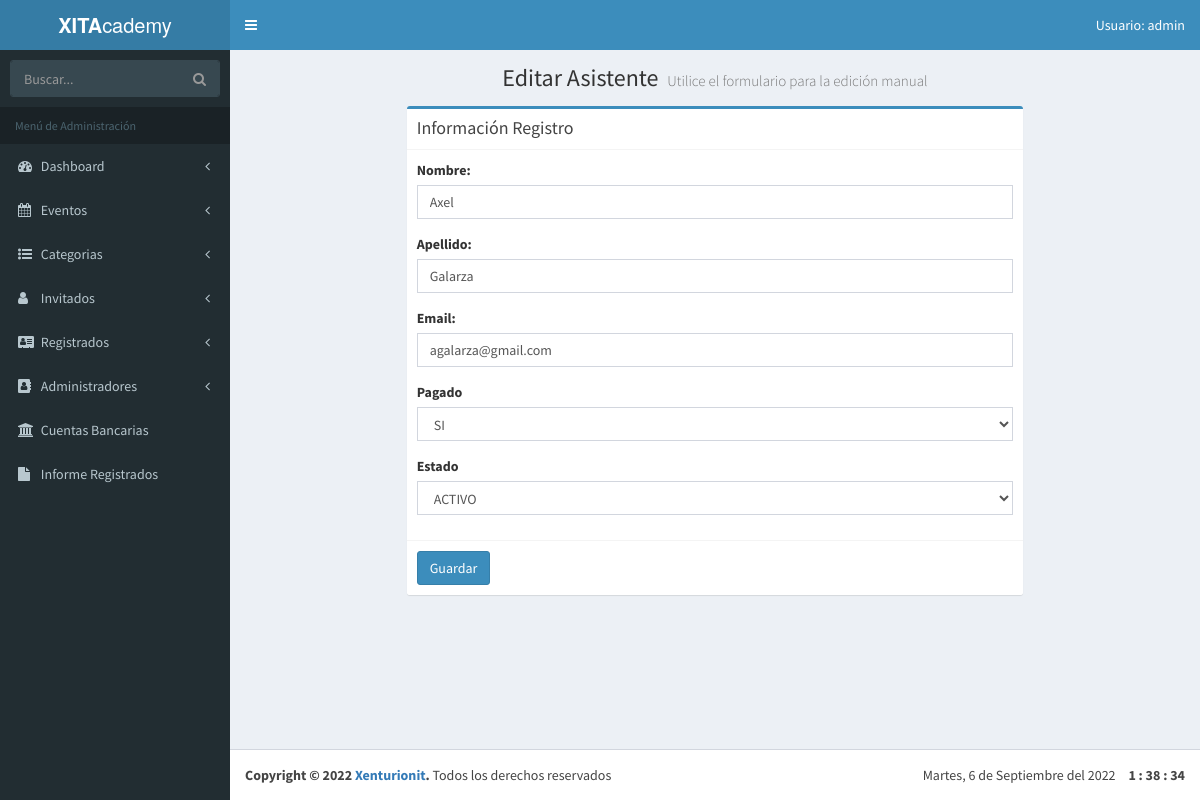
/admin/editar-registrado.php?id=2 (signed in), run on the app's committed database.
### tables this page shows
CREATE TABLE `registrados` (
  `ID_Registrado` bigint(20) unsigned NOT NULL AUTO_INCREMENT,
  `nombre_registrado` varchar(50) NOT NULL,
  `apellido_registrado` varchar(50) NOT NULL,
  `email_registrado` varchar(100) NOT NULL,
  `fecha_registro` datetime NOT NULL,
  `pases_articulos` longtext NOT NULL,
  `talleres_registrados` longtext NOT NULL,
  `regalo` int(11) NOT NULL,
  `total_pagado` varchar(50) NOT NULL,
  `pagado` int(1) NOT NULL,
  `forma_pago` varchar(25) DEFAULT NULL,
  `estado_registrado` tinyint(1) DEFAULT NULL,
  PRIMARY KEY (`ID_Registrado`),
  KEY `regalo` (`regalo`),
  CONSTRAINT `registrados_ibfk_1` FOREIGN KEY (`regalo`) REFERENCES `regalos` (`ID_regalo`)
);

### admin/editar-registrado.php (the view, shortened to what this page needs)
<?php
    $id = $_GET['id'];
    include_once 'funciones/funciones.php';
    include_once 'templates/header.php';
?>
<body  class="hold-transition skin-blue fixed sidebar-mini" data-elemento="Eventos">
    <div class="wrapper">
        <?php include_once 'templates/barra.php'; ?>
        <?php include_once 'templates/navegacion.php'; ?>
  <div class="content-wrapper">
    <section class="content-header">
      <h1 class="text-center">
        Editar Asistente
        <small>Utilice el formulario para la edición manual</small>
      </h1>
    </section>
    <section class="content">
            <div class="row">
                <div class="col-lg-8 col-lg-offset-2">
                    <div class="box box-primary">
                            <div class="box-header with-border">
                                <h3 class="box-title">Información Registro</h3>
                            </div>
                                <?php
                                        $sql = "SELECT * FROM registrados WHERE ID_Registrado = $id ";
                                        $resultado = $conn->query($sql);
                                        $registrado = $resultado->fetch_assoc();
                                ?>
                                <form role="form" id="guardar-registro" action="modelo-registrado.php" method="post" class="editar-registrado">
                                    <div class="box-body">
                                            <div class="form-group">
                                                <label for="nombre">Nombre: </label>
                                                <input type="text" class="form-control" id="nombre" name="nombre" placeholder="Nombre" value="<?php echo $registrado['nombre_registrado']; ?>">
                                            </div>
                                            <div class="form-group">
                                                <label for="apellido">Apellido: </label>
                                                <input type="text" class="form-control" id="apellido" name="apellido" placeholder="Apellido"  value="<?php echo $registrado['apellido_registrado']; ?>">
                                            </div>
                                            <div class="form-group">
                                                <label for="email">Email: </label>
                                                <input type="email" class="form-control" id="email" name="email" placeholder="E-mail" value="<?php echo $registrado['email_registrado']; ?>">
                                            </div>
                                            <div class="form-group">
                                                <label for="pagado">Pagado</label>
                                                <select name="pagado" id="pagado" class="form-control">
                                                    <?php
                                                        if($registrado['pagado'] == 0 ) {?>
                                                            <option value="0" selected><?php echo 'NO'; ?></option>
                                                            <option value="1"><?php echo 'SI'; ?></option>
                                                    <?php } else { ?>
                                                            <option value="1" selected><?php echo 'SI'; ?></option>
                                                    <?php } ?>
                                                </select>
                                            </div>
                                        <div class="form-group">
                                            <label for="estado">Estado</label>
                                            <select name="estado" id="estado" class="form-control">
                                                <?php
                                                if($registrado['estado_registrado'] == 0 ) {?>
                                                    <option value="0" selected><?php echo 'INACTIVO'; ?></option>
                                                    <option value="1"><?php echo 'ACTIVO'; ?></option>
                                                <?php } else { ?>
                                                    <option value="1" selected><?php echo 'ACTIVO'; ?></option>
                                                <?php } ?>
                                            </select>
                                        </div>
                                    </div>
                                    <div class="box-footer">
                                        <button type="submit" name="agregar" id="btnRegistro" class="btn btn-primary">Guardar</button>
                                    </div>
                                </form>
                    </div>
                </div>
            </div>
    </section>
  </div>
<?php
  include_once 'templates/footer.php';
  include_once 'templates/footer-scripts.php';
?>

### data on the page
registrados: nombre "Axel", apellido "Galarza", email "agalarza@gmail.com", pagado "SI", estado "ACTIVO"

### other printed values
$usuario "admin"
